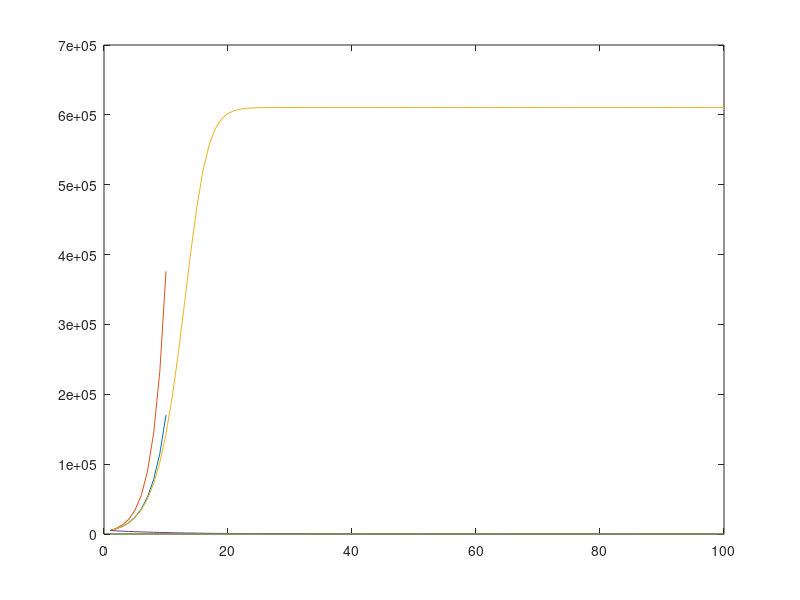
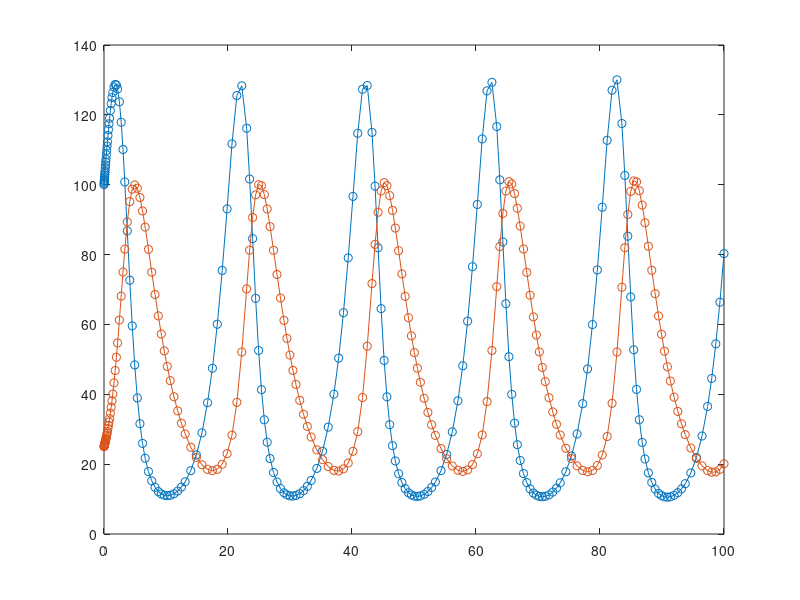

Recreate these plots in MATLAB, in order.
clearvars
clc
close all
%%
% Analytical and numerical solution wild boars
N(1) = 5*10^3;
r = 0.48;
dt = 1;
totTime = 10;
time = dt:dt:totTime;
tic
for t = 2:numel(time)
        dN = ((r*N(t-1))*dt);
        N(t) = N(t-1)+dN;
end
toc
Popan(1) = N(1);
Popan(1,2:numel(time)) = N(1)*exp(r*time(1,1:numel(time)-1));
figure
plot(time,N)
hold on
plot(time,Popan)
%%
% Carrying capicity wild boars numerically
clearvars
clc
close all
area = 30528
density = 20
K = density * area
r = 0.48 
N(1) = 5000
dt = 1
totTime = 100
time = dt:dt:totTime
for t = 2:numel(time)
    dN = r*((K-N(t-1))/K)*N(t-1)
    N(t) = N(t-1)+dN
end
plot(time,N)
%%
% analytical solution carrying capacity 
clearvars
clc
close all
area = 30528
density = 20
K = density * area
r = 0.48 
N(1) = 5000
dt = 1
totTime = 100
time = dt:dt:totTime
Popan(1) = N(1)
Popan(1,2:numel(time)) = ((-K*N(1)*exp(r*time(1,1:numel(time)-1)))/(N(1)-K))/(1-(N(1)*exp(r*time(1,1:numel(time)-1)))/(N(1)-K))
%%
%Hunting
clearvars
clc
close all
N0=5000
r=0.48
hunting_effort=0.48+0.48*0.2 %%Stable population if this equals r
dt=1
N=[N0]
n=N0
totTime = 100
time = dt:dt:totTime
H = hunting_effort*N
Popan(1) = N0
for t = 2:numel(time)
  Popan(1,t) = Popan(1,t-1)+(r*Popan(1,t-1)-H)
  H = hunting_effort*Popan(1,t)
end
plot(time,Popan)

%%
%wolves
clearvars
clc
close all
r = 0.48
c = 0.01
d = 0.24
e = 0.005
Nboars = 100
Nwolves = 25
tijd = 1:100
for t = 1:99
    N = Nboars(t)*(1+r)-c*Nwolves(t)*Nboars(t);
    W = Nwolves(t)*(1-d)+e*Nwolves(t)*N
    Nboars = [Nboars,N]
    Nwolves = [Nwolves, W]
    
end
plot(tijd, Nboars)
analytical_error=e*Nboars-d*log(Nboars)-r*log(Nwolves)+c*Nwolves
%%
%Matlab solver
clearvars
clc
close all
r = 0.48;
c = 0.01;
d = 0.24;
e = 0.005;
W = 25;
Initial = [100,25];     % For a differential equation the initial conditions are necessary to solve the equation 
timeperiod = [0 100]; % this is the interval of integration of the differential equation
Functie = @(t,y)[r*y(1)-c*y(2)*y(1);-d*y(2)+e*y(2)*y(1)]; % this commant defines the equations that need to be solved
ode45(Functie,timeperiod,Initial) % specific syntax to solve the equation and plot it

% https://www.youtube.com/watch?v=5r1zFz5CB2w link info method + https://www.youtube.com/watch?v=nTRNrvJmixw
